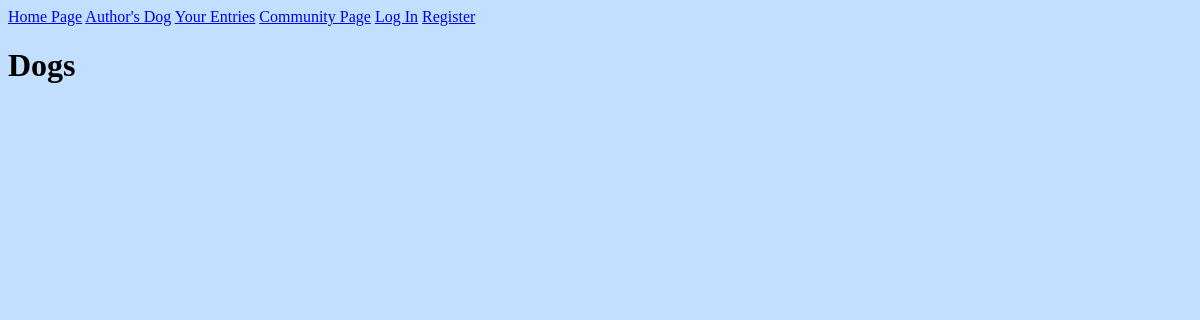
Page /all_entries on the earlier database version.
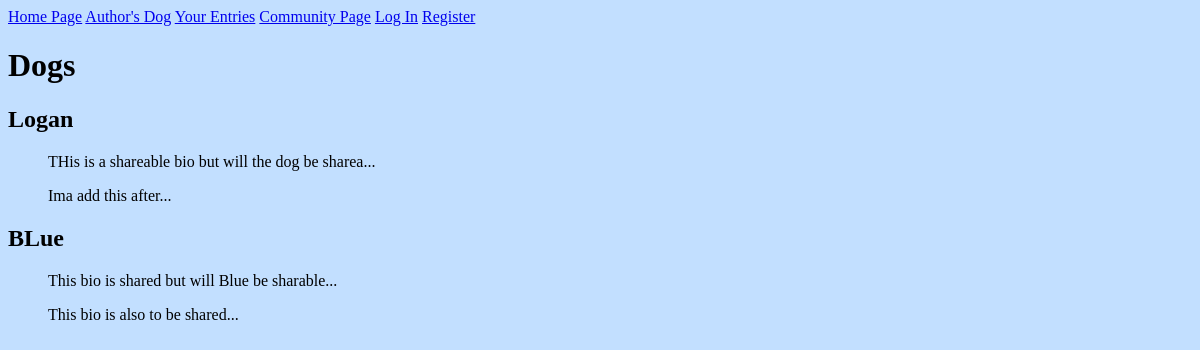
Same page on the later database version.
### test_dog_app/models.py (models this page shows)
class DogName(models.Model):
    owner = models.ForeignKey(User, on_delete=models.CASCADE)
    name = models.CharField(max_length=70)
    share = models.BooleanField(default=False)
    def __str__(self):
        return self.name

class Entry(models.Model):
    dog_name = models.ForeignKey(DogName, on_delete=models.CASCADE, null=False)
    bio_entry = models.TextField()
    dog_photo = models.ImageField(default=None, upload_to='photo_img/', blank=True)
    share = models.BooleanField(default=False)
    date_entry = models.DateTimeField(auto_now_add=True)    # Change Date format
    def __str__(self):
        return f'{self.bio_entry[:50]}...'

### test_dog_app/views.py (the view)
# urls.py: path('all_entries', views.all_entries, name='all_entries'),
def all_entries(request):
    shareable_dogs = DogName.objects.filter(share=True)
    shareable_entries = Entry.objects.filter(share=True)
    context = {'shareable_entries': shareable_entries, 'shareable_dogs':shareable_dogs}
    return render(request, 'all_entries.html', context)

### test_dog_app/templates/all_entries.html (shortened to what this page needs)
{% extends 'base.html' %}
{% block content %}
<h1>Dogs</h1>
   {% for dog in shareable_dogs %}
       <h2>{{ dog }}</h2>
       {% for entry in shareable_entries %}
           {% if entry.dog_name == dog %}
               <ul>
                    {{ entry | linebreaksbr }}
               </ul>
           {% endif %}
       {% endfor %}
   {% endfor %}
{% endblock content %}

### test_dog_app/templates/base.html (shortened to what this page needs)
<!DOCTYPE html>
<html lang="en">
<body style="background-color:#C2DFFF;">
    <a href="{% url 'test_dog_app:index' %}">Home Page</a>
    <a href="{% url 'test_dog_app:authors_dog' %}">Author's Dog</a>
    <a href="{% url 'test_dog_app:user_entries' %}">Your Entries</a>
    <a href="{% url 'test_dog_app:all_entries' %}">Community Page</a>
{% if user.is_authenticated %}
    Hello, {{ user }}!
    <a href="{% url 'users:logout' %}">Log Out</a>
{% else %}
    <a href="{% url 'users:login' %}">Log In</a>
    <a href="{% url 'users:register' %}">Register</a>
{% endif %}
{% block content %}
{% endblock content %}
</body>
</html>

Differences in the rows shown:
added DogName: name "Logan"
added Entry: bio_entry "THis is a shareable bio but will the dog be sharea...", shown under "Logan"
added Entry: bio_entry "Ima add this after...", shown under "Logan"
added DogName: name "BLue"
added Entry: bio_entry "This bio is shared but will Blue be sharable...", shown under "BLue"
added Entry: bio_entry "This bio is also to be shared...", shown under "BLue"
